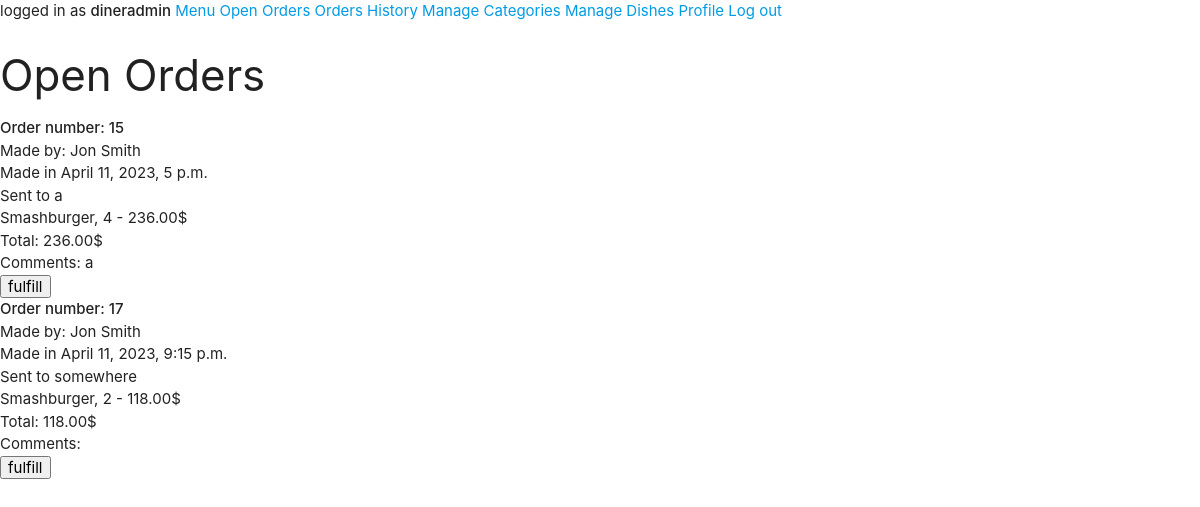
Before: /backoffice/orders/ (signed in) with the older database file.
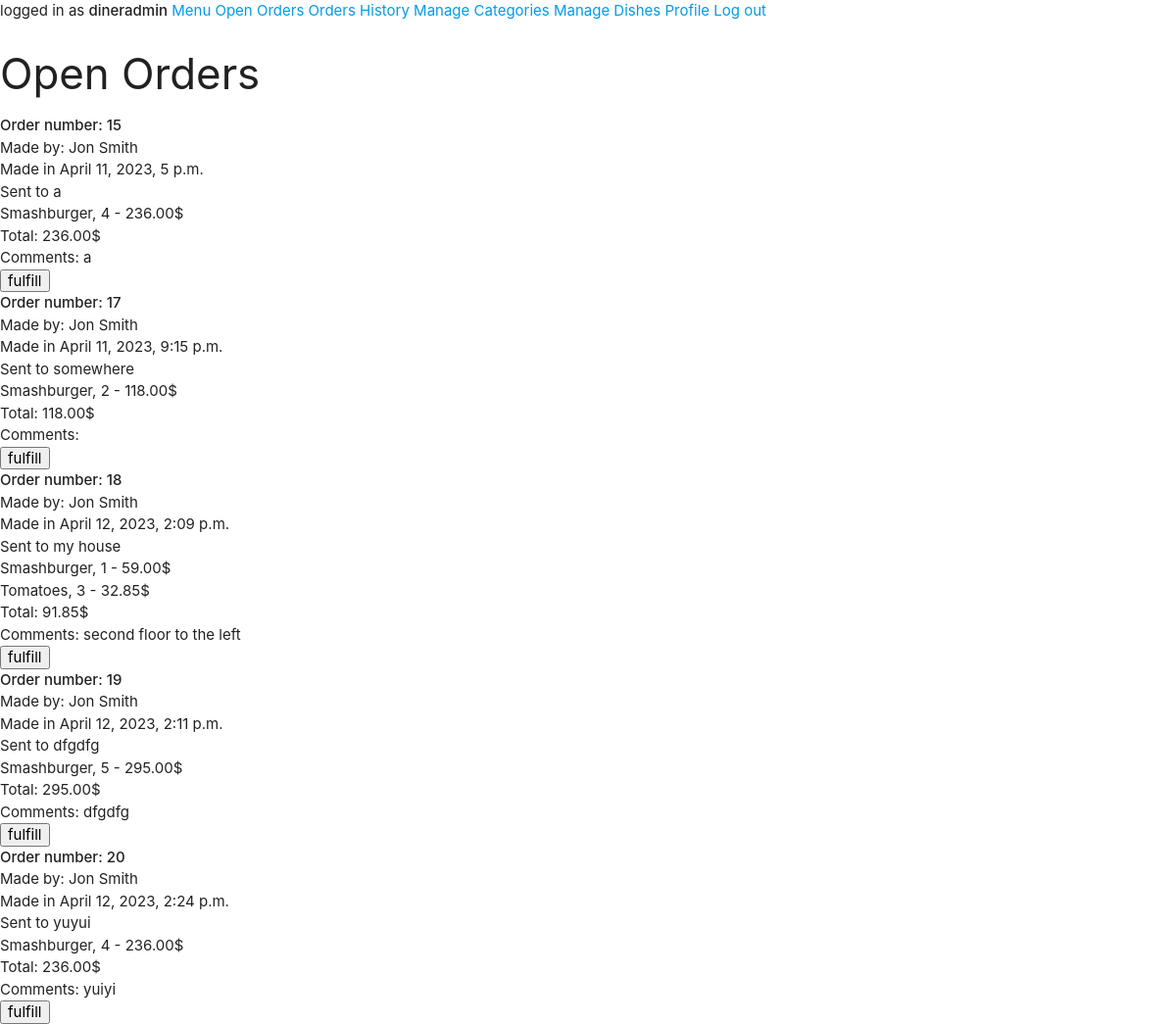
After: the same page with the newer database file.
### main/models.py (models this page shows, shortened)
class Cart(models.Model):
    user = models.ForeignKey(User, on_delete=models.CASCADE, blank=False)
    @property
    def total_to_pay(self):
        total = sum(item.item_total for item in self.item_set.all())
        return total

class Delivery(models.Model):
    is_delivered = models.BooleanField(default=False)
    address = models.CharField(max_length=500, blank=False)
    comment = models.CharField(max_length=500, blank=True)
    created = models.DateTimeField(auto_now_add=True)
    order = models.OneToOneField(Cart, primary_key=True, on_delete=models.CASCADE)

class Item(models.Model):
    dish = models.ForeignKey(Dish, on_delete=models.CASCADE, blank=False)
    cart = models.ForeignKey(Cart, on_delete=models.CASCADE, blank=False)
    amount = models.IntegerField(blank=False, default=1)
    @property
    def item_total(self):
        total = self.amount * self.dish.price
        return total

class Dish(models.Model):
    name = models.CharField(max_length=200, blank=False)
    price = models.DecimalField(max_digits=5, decimal_places=2, blank=False)
    description = models.TextField(blank=False)
    is_gluten_free = models.BooleanField(default=False)
    is_vegeterian = models.BooleanField(default=False)
    category = models.ForeignKey(Category, on_delete=models.CASCADE, limit_choices_to={'is_deleted':False})
    is_deleted = models.BooleanField(default=False)
    image_Url = models.CharField(max_length=1000, null=True, blank=True)
    image_file = models.ImageField(upload_to=dish_image_path, null=True, blank=True)

### backoffice/views.py (the view)
# urls.py: path('orders/', views.manage_orders, name="manage_orders"),
@staff_member_required(login_url='backoffice_login')
def manage_orders(request):
    orders_list = sorted(Cart.objects.filter(delivery__is_delivered=False), key=lambda order: order.delivery.created)
    if request.method == 'POST':
        fulfilled_order = Delivery.objects.get(order_id=request.POST['order_id'])
        fulfilled_order.is_delivered = True
        fulfilled_order.save()
        return redirect('manage_orders')
    return render(request, 'backoffice/manage_orders.html', {'orders_list':orders_list, 'page':'Open Orders'})

### backoffice/templates/backoffice/manage_orders.html (shortened to what this page needs)
{% extends 'layouts/backoffice.html' %}
{% block backoffice-content %}
<h3>{{page}}</h3>
{% for order in orders_list %}
    {% include 'common/order_details.html' %}
    {% if order.delivery.is_delivered is False %}
    <form action="{% url 'manage_orders' %}" method="POST">
        <input type="submit" value="fulfill">
    </form>
    {% endif %}
{% endfor %}
{% endblock backoffice-content %}

### main/templates/common/order_details.html
<div>
    <div><strong>Order number: {{order.delivery.order_id}}</strong></div>
    {% if request.user.is_staff %}
        <div>Made by: {{order.user.first_name|title}} {{order.user.last_name|title}}</div>
    {% endif %}
    <div>Made in {{order.delivery.created}}</div>
    <div>Sent to {{order.delivery.address}}</div>
        {% for item in order.item_set.all %}
            <div>
                <div>
                    {{item.dish.name}}, {{item.amount}} - {{item.item_total}}$
                </div>
            </div>
        {% endfor %}
    <div>Total: {{order.total_to_pay}}$</div>
    <div>Comments: {{order.delivery.comment}}</div>
</div>

Changed rows visible on the page:
now on this page (row unchanged): Cart: delivery.order_id "18", user.first_name "Jon", user.last_name "Smith", delivery.created "April 12, 2023, 2:09 p.m.", delivery.address "my house", total_to_pay "91.85", delivery.comment "second floor to the left"
added Item: dish.name "Smashburger", amount "1", item_total "59.00", shown under "18"
added Item: dish.name "Tomatoes", amount "3", item_total "32.85", shown under "18"
added Cart: delivery.order_id "19", user.first_name "Jon", user.last_name "Smith", delivery.created "April 12, 2023, 2:11 p.m.", delivery.address "dfgdfg", total_to_pay "295.00", delivery.comment "dfgdfg"
added Item: dish.name "Smashburger", amount "5", item_total "295.00", shown under "19"
added Cart: delivery.order_id "20", user.first_name "Jon", user.last_name "Smith", delivery.created "April 12, 2023, 2:24 p.m.", delivery.address "yuyui", total_to_pay "236.00", delivery.comment "yuiyi"
added Item: dish.name "Smashburger", amount "4", item_total "236.00", shown under "20"
